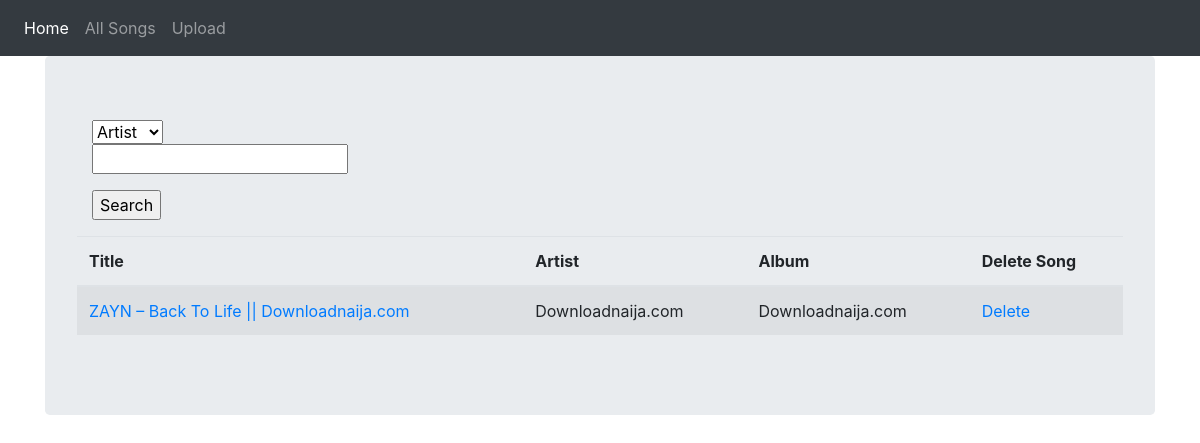
Page /song/searchSong/ on the earlier database version.
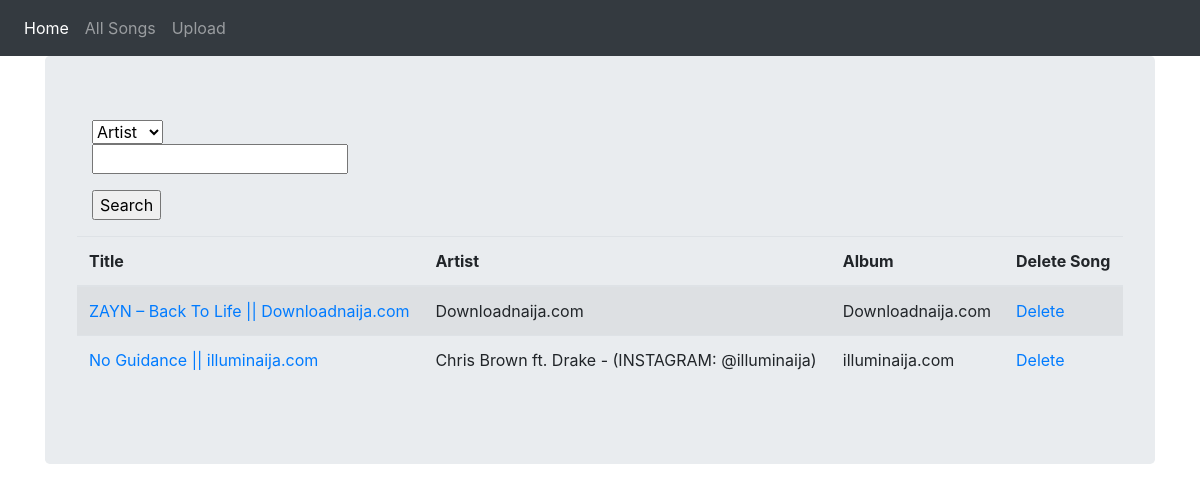
Same page on the later database version.
### music_app_1/models.py (models this page shows, shortened)
class MusicStore(db.Model):
    __tablename__ = 'music_store'
    id = db.Column(db.Integer,primary_key=True)
    title = db.Column(db.Text)
    artist = db.Column(db.Integer)
    album = db.Column(db.Text)
    filename = db.Column(db.Text)

### music_app_1/views.py (the view)
@songs_blueprint.route('searchSong/', methods=['GET', 'POST'])
def search_song():
    srchForm = SearchForm(request.form)
    songs = MusicStore.query.all()
    if request.method == 'POST':
        return search_results(srchForm)
    return fetch_all_songs()

### music_app_1/forms.py
class SearchForm(FlaskForm):
    choices = [('Artist', 'Artist'),
               ('Album', 'Album'),
               ('Title', 'Title')]
    select = SelectField('Search for music:', choices=choices)
    search = StringField('')

### music_app_1/views.py (called while the page is built)
@songs_blueprint.route("all_songs/",methods=["GET"])
def fetch_all_songs():
    srchForm = SearchForm()
    songs = MusicStore.query.all()
    return render_template('allSongs.html', songs=songs,form=srchForm)

### music_app_1/templates/allSongs.html (shortened to what this page needs)
<!DOCTYPE html>
{% extends "base.html" %}
    {% block body_block %}
        <div class="jumbotron">
          <div class="container">
            <form action = "/song/searchSong/" method ="POST" enctype="multipart/form-data">
              <dl>
                  {{ form.select }}
                  <p>
                  {{ form.search }}
                  </p>
              </dl>
              <p><input type="submit" value="Search"></p>
              </form>
          </div>
            <table class="table table-striped">
                <thead>
                  <tr>
                    <th scope="col">Title</th>
                    <th scope="col">Artist</th>
                    <th scope="col">Album</th>
                    <th scope="col">Delete Song</th>
                  </tr>
                </thead>
                <tbody>
                    {% for i in songs%}
                  <tr>
                    <td><a href="/song/play/{{ i.id }}">{{ i.title }}</a></td>
                    <td>{{ i.artist }}</td>
                    <td>{{ i.album }}</td>
                    <td><a href="/song/delete/{{i.id}}">Delete</a></td>
                  </tr>
                    {% endfor %}
                </tbody>
              </table>
        </div>
    {% endblock %}

### music_app_1/templates/base.html (shortened to what this page needs)
<!DOCTYPE html>
<html lang="en">
  <head>
    <link rel="stylesheet" href="https://stackpath.bootstrapcdn.com/bootstrap/4.4.1/css/bootstrap.min.css">
  </head>
  <body>
    <nav class="navbar navbar-expand-lg navbar-dark bg-dark">
      <div class="collapse navbar-collapse" id="navbarNav">
        <ul class="navbar-nav">
          <li class="nav-item active">
            <a class="nav-link" href="{{ url_for('index')}}">Home</a>
          </li>
          <li class="nav-item">
            <a class="nav-link" href="/song/all_songs">All Songs</a>
          </li>
          <li class="nav-item">
            <a class="nav-link" href="/song/upload">Upload</a>
          </li>
        </ul>
      </div>
    </nav>
    <div class="container">
              {% block body_block %}
              {% endblock %}
    </div>
  </body>
</html>

Differences in the rows shown:
added MusicStore: title "No Guidance || illuminaija.com", artist "Chris Brown ft. Drake - (INSTAGRAM: @illuminaija)", album "illuminaija.com"
